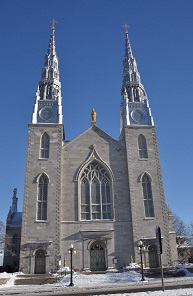
//> input picture Udemy/OpenCV 3 - Advanced Image Detection and Reconstruction/Code/images/church01.jpg, 193 x 296 px
$ ./minify.3 '../../../OpenCV 3 - Advanced Image Detection and Reconstruction/Code/images/church01.jpg'   (built with g++ and OpenCV 4)
//> lines starting //> are read from the running program, lines starting //| are printed output that depends on the picture
#include <opencv2/highgui.hpp>
#include <opencv2/imgproc.hpp>
int main(int argc, const char* argv[])
{
    struct Data
    {
        cv::Mat img, blurred, mask, blended;
    } data;
    data.img = cv::imread(argv[1]);
    GaussianBlur(data.img, data.blurred, {9,9}, 3, 3);
    data.mask = cv::Mat::zeros(data.img.size(), data.img.type());
    auto onMouse = [](int event, int x, int y, int flags, void* userdata)
    {
        if (cv::EVENT_MOUSEMOVE != event)
            return;
        auto& data = *reinterpret_cast<Data*>(userdata);
        data.mask.setTo(0);
        const auto WHITE = cv::Scalar::all(255);
        cv::rectangle(data.mask, cv::Rect(0, y, data.img.cols, 100), WHITE, -1);
        cv::blur(data.mask, data.mask, { 50,50 });
        data.blended = data.img.mul(data.mask, 1.f / 255) + data.blurred.mul(WHITE - data.mask, 1.f / 255);
        cv::imshow("Mask Blurred", data.mask);
        cv::imshow("Miniaturized!", data.blended);
    };
    onMouse(cv::EVENT_MOUSEMOVE, 0, data.img.rows / 2, 0, &data);
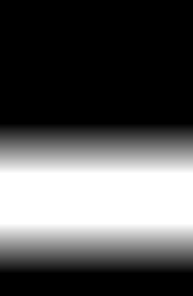
//> window 'Mask Blurred': 296 rows x 193 cols, CV_8UC3; min 0, max 255, mean 86.2
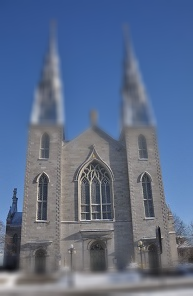
//> window 'Miniaturized!': 296 rows x 193 cols, CV_8UC3; mean B, G, R 139, 109.3, 92.8
    cv::setMouseCallback("Miniaturized!", onMouse, &data);
    cv::waitKey();
    return EXIT_SUCCESS;
}

$ run again, on Udemy/OpenCV 3 - Advanced Image Detection and Reconstruction/Code/images/church03.jpg
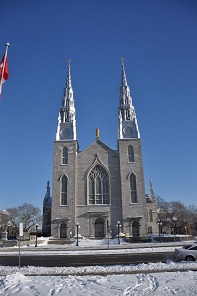
//> input picture Udemy/OpenCV 3 - Advanced Image Detection and Reconstruction/Code/images/church03.jpg, 197 x 296 px
//> `onMouse(cv::EVENT_MOUSEMOVE, 0, data.img.rows / 2, 0, &data);`:
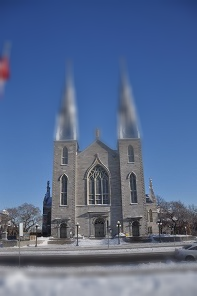
//> window 'Miniaturized!': 296 rows x 197 cols, CV_8UC3; mean B, G, R 143.2, 107.3, 87.5
